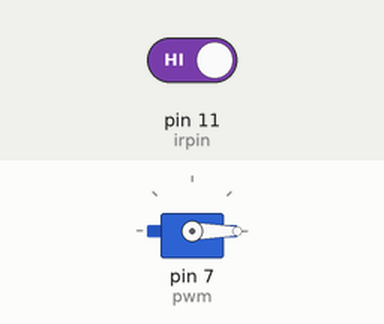
This sketch was run on a simulated Arduino Uno, built with avr-gcc and run on an emulated ATmega328P. On the bench: servo. The test bench sets the inputs (shaded band); at power-on: pin 11 (irpin) HIGH.

Above: at 1.2 s.
1.3 s: pin 11 (irpin) driven LOW
At 2.31 s:
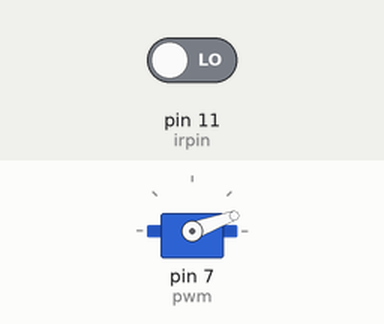
At 3.31 s:
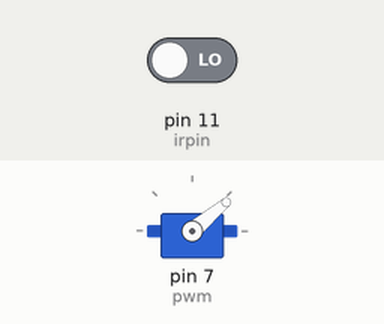
10.3 s: pin 11 (irpin) driven HIGH
At 10.8 s:
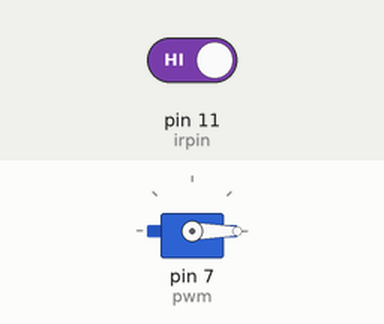
Timing chart, 0 to 13.3 s (numbered marks = the images above; inputs shaded):
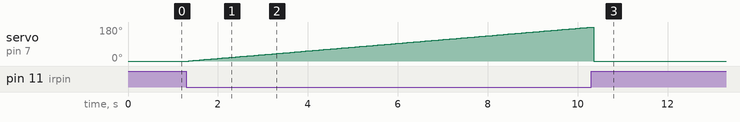

Measured:
- after the input at 1.3 s, servo on pin 7 (pwm): moves from 0° to 179° over 8.9 s, starting after 0.05 s
- after the input at 10.3 s, servo on pin 7 (pwm): goes on until 10.4 s, then stays 0°

The sketch:

Operating_Servo_Motor_Using_IR_sensor.ino
```cpp
#include <Servo.h>
Servo pwm;
int irvalue;
int irpin= 11;
int i, j;
void setup()
{
pinMode(irpin,INPUT);
Serial.begin(9600);
pwm.attach(7);
}
void loop()

{
  irvalue= digitalRead(irpin);
  if(irvalue==0)
  {
    for(i=0; i<=180; i++)
    {
      pwm.write(i);
      delay(50);
    }

  }
  else
  {
    pwm.write(0);
  }

}
```
